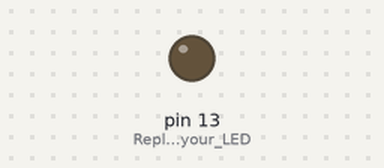
A sketch run on a simulated Arduino Uno, built with avr-gcc and run on an emulated ATmega328P. Parts: output pins drawn as LEDs (lit = HIGH). Dashed ring = blinking. USB keyboard and mouse output is not drawn; what the sketch prints to the serial monitor is not drawn.

Above: at 0.1 s.
At 1.15 s:
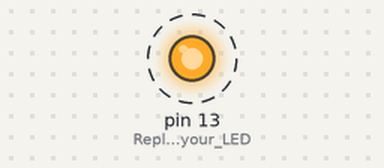
Timing chart, 0 to 4.0 s (numbered marks = the images above):
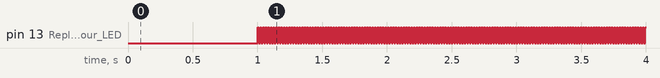

The sketch:

Test.ino
```cpp
#include "USB.h"

void setup() {
  delay(1000); // Give USB time to settle
  USB.begin();
  Serial.begin(115200);
  while (!Serial);
  Serial.println("Ready.");
  pinMode(13, OUTPUT);  // Replace 13 with your LED pin if different
}

void loop() {
  Serial.println("Loop...");
  digitalWrite(13, HIGH);
  delay(10);
  digitalWrite(13, LOW);
  delay(10);
}
```

Measured:
- by itself, pin 13 (Replace_13_with_your_LED): alternates HIGH for 0.01 s and LOW for 0.01 s
